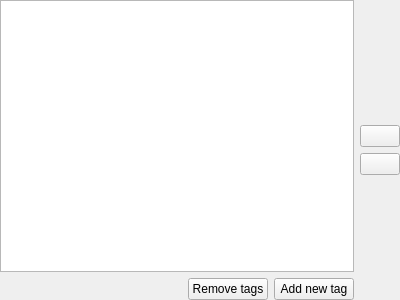
<?xml version="1.0" encoding="UTF-8"?>
<ui version="4.0">
 <class>TagListEditor</class>
 <widget class="QWidget" name="TagListEditor">
  <property name="geometry">
   <rect>
    <x>0</x>
    <y>0</y>
    <width>400</width>
    <height>300</height>
   </rect>
  </property>
  <property name="windowTitle">
   <string>Form</string>
  </property>
  <layout class="QHBoxLayout" name="horizontalLayout">
   <property name="spacing">
    <number>6</number>
   </property>
   <property name="leftMargin">
    <number>0</number>
   </property>
   <property name="topMargin">
    <number>0</number>
   </property>
   <property name="rightMargin">
    <number>0</number>
   </property>
   <property name="bottomMargin">
    <number>0</number>
   </property>
   <item>
    <layout class="QVBoxLayout" name="verticalLayout">
     <item>
      <widget class="EditableListView" name="tag_list_view">
       <property name="dragDropMode">
        <enum>QAbstractItemView::InternalMove</enum>
       </property>
       <property name="selectionMode">
        <enum>QAbstractItemView::ExtendedSelection</enum>
       </property>
      </widget>
     </item>
     <item>
      <widget class="QWidget" name="edit_buttons" native="true">
       <layout class="QHBoxLayout" name="horizontalLayout_2">
        <property name="leftMargin">
         <number>0</number>
        </property>
        <property name="topMargin">
         <number>0</number>
        </property>
        <property name="rightMargin">
         <number>0</number>
        </property>
        <property name="bottomMargin">
         <number>0</number>
        </property>
        <item>
         <spacer name="horizontalSpacer">
          <property name="orientation">
           <enum>Qt::Horizontal</enum>
          </property>
          <property name="sizeHint" stdset="0">
           <size>
            <width>40</width>
            <height>20</height>
           </size>
          </property>
         </spacer>
        </item>
        <item>
         <widget class="QPushButton" name="tags_remove_btn">
          <property name="toolTip">
           <string>Remove selected tags</string>
          </property>
          <property name="accessibleName">
           <string>Remove selected tags</string>
          </property>
          <property name="text">
           <string>Remove tags</string>
          </property>
         </widget>
        </item>
        <item>
         <widget class="QPushButton" name="tags_add_btn">
          <property name="text">
           <string>Add new tag</string>
          </property>
         </widget>
        </item>
       </layout>
      </widget>
     </item>
    </layout>
   </item>
   <item>
    <widget class="QWidget" name="sort_buttons" native="true">
     <layout class="QVBoxLayout" name="verticalLayout_2">
      <property name="leftMargin">
       <number>0</number>
      </property>
      <property name="topMargin">
       <number>0</number>
      </property>
      <property name="rightMargin">
       <number>0</number>
      </property>
      <property name="bottomMargin">
       <number>0</number>
      </property>
      <item>
       <spacer name="verticalSpacer">
        <property name="orientation">
         <enum>Qt::Vertical</enum>
        </property>
        <property name="sizeHint" stdset="0">
         <size>
          <width>20</width>
          <height>40</height>
         </size>
        </property>
       </spacer>
      </item>
      <item>
       <widget class="QPushButton" name="tags_move_up_btn">
        <property name="toolTip">
         <string>Move tag up</string>
        </property>
        <property name="accessibleName">
         <string>Move tag up</string>
        </property>
        <property name="text">
         <string/>
        </property>
        <property name="icon">
         <iconset theme=":/images/16x16/go-up.png">
          <normaloff>.</normaloff>.</iconset>
        </property>
       </widget>
      </item>
      <item>
       <widget class="QPushButton" name="tags_move_down_btn">
        <property name="toolTip">
         <string>Move tag down</string>
        </property>
        <property name="accessibleName">
         <string>Move tag down</string>
        </property>
        <property name="text">
         <string/>
        </property>
        <property name="icon">
         <iconset theme=":/images/16x16/go-down.png">
          <normaloff>.</normaloff>.</iconset>
        </property>
       </widget>
      </item>
      <item>
       <spacer name="verticalSpacer_2">
        <property name="orientation">
         <enum>Qt::Vertical</enum>
        </property>
        <property name="sizeHint" stdset="0">
         <size>
          <width>20</width>
          <height>40</height>
         </size>
        </property>
       </spacer>
      </item>
     </layout>
    </widget>
   </item>
  </layout>
 </widget>
 <customwidgets>
  <customwidget>
   <class>EditableListView</class>
   <extends>QListView</extends>
   <header>picard.ui.widgets.editablelistview</header>
   <slots>
    <slot>add_empty_row()</slot>
    <slot>remove_selected_rows()</slot>
    <slot>move_selected_rows_up()</slot>
    <slot>move_selected_rows_down()</slot>
   </slots>
  </customwidget>
 </customwidgets>
 <resources/>
 <connections>
  <connection>
   <sender>tags_add_btn</sender>
   <signal>clicked()</signal>
   <receiver>tag_list_view</receiver>
   <slot>add_empty_row()</slot>
   <hints>
    <hint type="sourcelabel">
     <x>324</x>
     <y>286</y>
    </hint>
    <hint type="destinationlabel">
     <x>182</x>
     <y>134</y>
    </hint>
   </hints>
  </connection>
  <connection>
   <sender>tags_remove_btn</sender>
   <signal>clicked()</signal>
   <receiver>tag_list_view</receiver>
   <slot>remove_selected_rows()</slot>
   <hints>
    <hint type="sourcelabel">
     <x>236</x>
     <y>286</y>
    </hint>
    <hint type="destinationlabel">
     <x>182</x>
     <y>134</y>
    </hint>
   </hints>
  </connection>
  <connection>
   <sender>tags_move_up_btn</sender>
   <signal>clicked()</signal>
   <receiver>tag_list_view</receiver>
   <slot>move_selected_rows_up()</slot>
   <hints>
    <hint type="sourcelabel">
     <x>385</x>
     <y>134</y>
    </hint>
    <hint type="destinationlabel">
     <x>182</x>
     <y>134</y>
    </hint>
   </hints>
  </connection>
  <connection>
   <sender>tags_move_down_btn</sender>
   <signal>clicked()</signal>
   <receiver>tag_list_view</receiver>
   <slot>move_selected_rows_down()</slot>
   <hints>
    <hint type="sourcelabel">
     <x>385</x>
     <y>164</y>
    </hint>
    <hint type="destinationlabel">
     <x>182</x>
     <y>134</y>
    </hint>
   </hints>
  </connection>
 </connections>
</ui>
